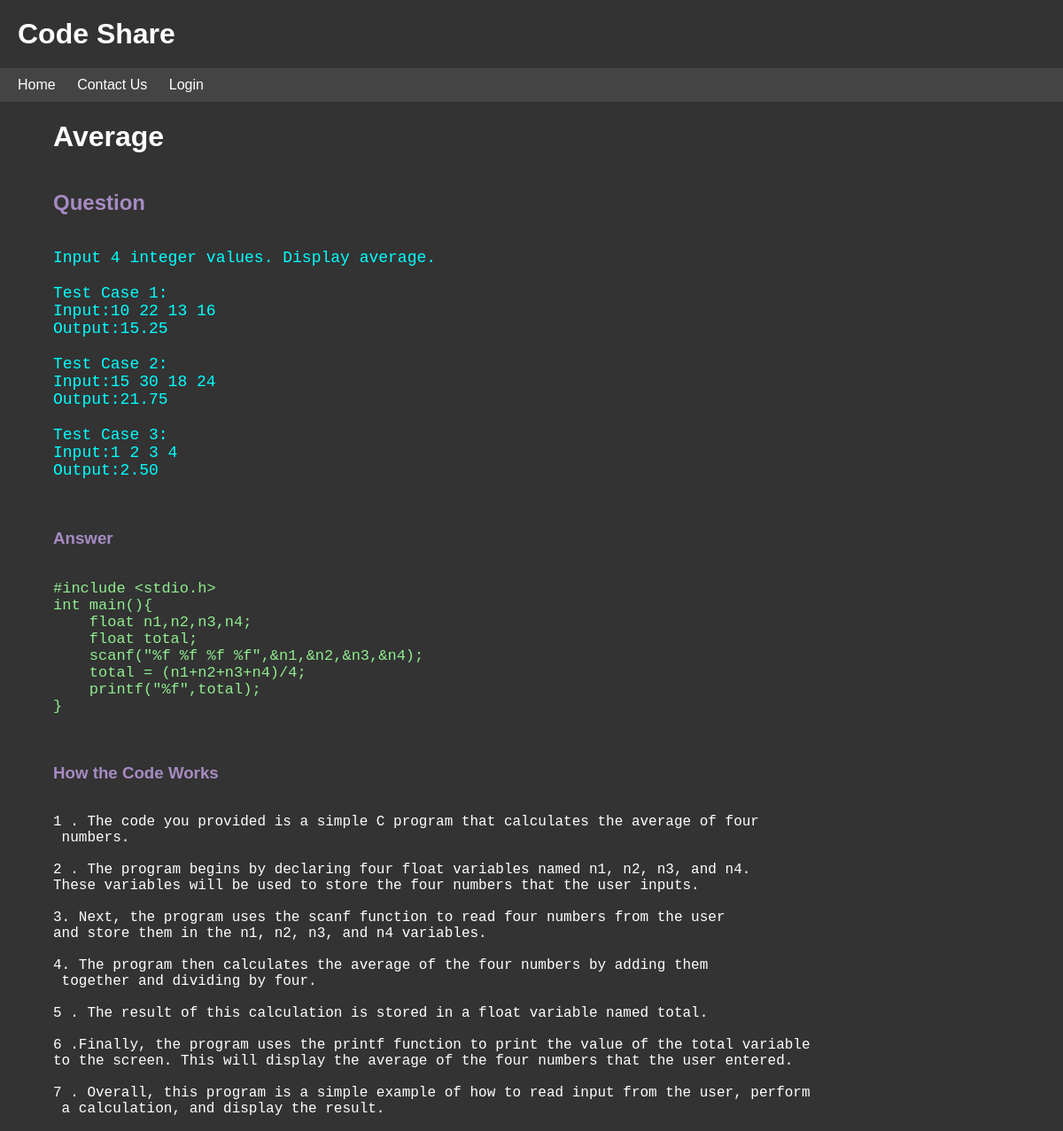
The page //room/1 on the database its author committed.
### codes/models.py (models this page shows, shortened)
class Room(models.Model):
    Topic = models.CharField(max_length=200)
    Question = models.TextField(null = True, blank=True)
    Answer = models.TextField(null = True, blank=True)
    description = models.TextField(null = True, blank=True)
    created = models.DateTimeField(auto_now_add=True)

### codes/views.py (the view)
# urls.py: path('/room/<str:pk>' ,views.room,name= "room"),
def room(request,pk):
    rooms = Room.objects.get(id=pk)
    context = {'room':rooms}
    return render(request,"codes/room.html",context)

### codes/templates/codes/room.html
{% extends 'main.html' %}
{% block content %}
<div class="container_room">
    <h1 class="topic">{{room.Topic}}</h1>
    <h2 class="h3_color" >Question</h2>
    <pre class="question">{{room.Question}}
    </pre>
    <h3 class="h3_color">Answer</h2>
    <pre class="answer">{{room.Answer}}
    </pre>
    <h3 class="h3_color">How the Code Works</h2>
    <pre class="description">{{room.description}}
</pre>
</div>
{% endblock %}

### templates/main.html (style rules this page uses)
.container_room { padding-left: 5%; width: 90%; height: auto; display: flex; flex-direction: column; }
.topic { font-weight: bold; }
.question { font-size: 18px; color: aqua; }
.answer { font-size: 17px; color: lightgreen; }
.description { font-size: 16px; }
.h3_color { color:rgba(178, 149, 210, 0.903); }

### templates/navbar.html (style rules this page uses)
body { font-family: sans-serif; margin: 0; padding: 0; background-color: #333; color: white; }

### rows shown on the page
Room: Topic "Average", Question "Input 4 integer values. Display average. Test Case 1: Input:10 22 13 16 Output:15.25 Test Case 2: Input:15 30 18 24 Output:21.75 Test Case 3: Input:1 2 3 4 Output:2.50", Answer "#include <stdio.h> int main(){ float n1,n2,n3,n4; float total; scanf(\"%f %f %f %f\",&n1,&n2,&n3,&n4); total = (n1+n2+n3+n4)/4; printf(\"%f\",total); }", description "1 . The code you provided is a simple C program that calculates the average of four numbers. 2 . The program begins by declaring four float variables named n1, n2, n3, and n4. These variables will be used to store the four numbers that the user inputs. 3. Next, the program uses the scanf function to read four numbers from the user and store them in the n1, n2, n3, and n4 variables. 4. The program then calculates the average of the four numbers by adding them together and dividing by four. 5 . The result of this calculation is stored in a float variable named total. 6 .Finally, the program uses the printf function to print the value of the total variable to the screen. This will display the…"
